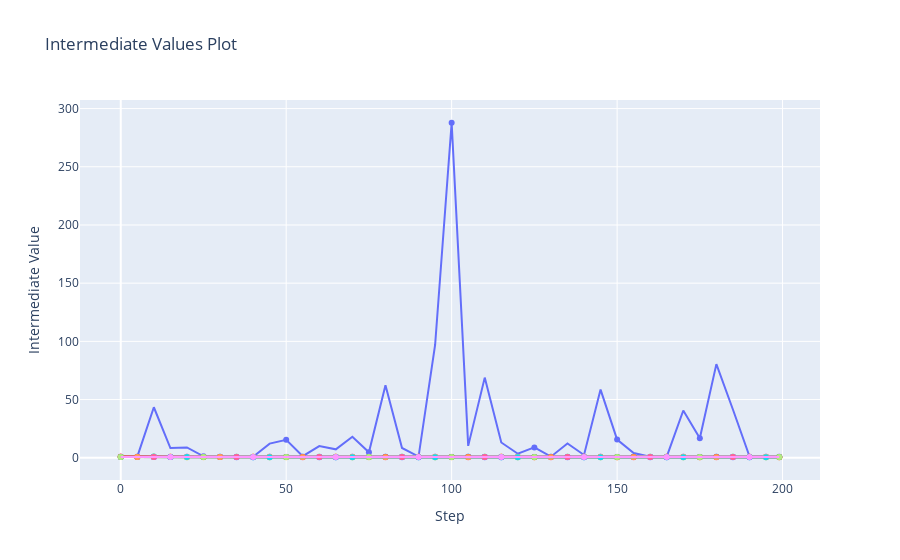

The notebook cell this image was saved under:
### Code cell
fig = optuna.visualization.plot_intermediate_values(study_vis)
fig.show()
